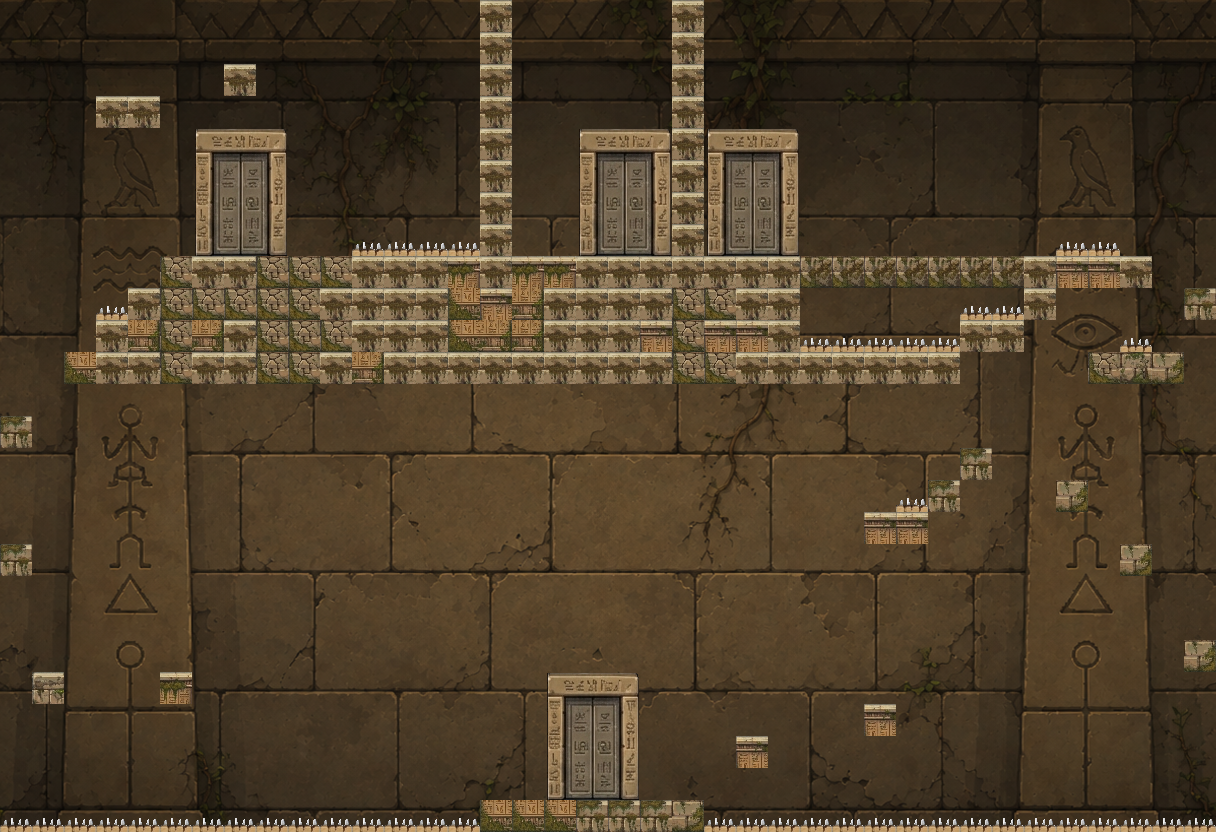

This is a level from a 2D game, rendered from its Tiled map with the project's own tilesets. A one-line summary and the map file follow, with tile-layer data summarised:
An orthogonal 38x26 tile map with 32x32 px tiles, 2 tile layers (Livello tile 1, Livello tile 2), 3 tilesets and 48 objects (33x solid, 7x kill, 2x scarabeo, crollo, finish, ...).

<map version="1.10" tiledversion="1.12.1" orientation="orthogonal" renderorder="right-down" width="38" height="26" tilewidth="32" tileheight="32" infinite="0" nextlayerid="6" nextobjectid="901">
 <properties>
  <property name="dimensionePersonaggio" type="float" value="57.6" />
  <property name="uscita" value="tocco" />
  <property name="titolo" value="Le gallerie" />
  <property name="parallasse" type="float" value="0.75" />
 </properties>
 <tileset firstgid="1" source="Sfondo2.tsx" />
 <tileset firstgid="1537" source="GrigliaPresente.tsx" />
 <tileset firstgid="1693" source="Griglia.tsx" />
 <layer id="1" name="Livello tile 1" width="38" height="26">
  <data>[988 cells, 988 non-empty, 988 distinct tile ids]</data>
 </layer>
 <layer id="2" name="Livello tile 2" width="38" height="26">
  <data>[988 cells, 243 non-empty, 24 distinct tile ids]</data>
 </layer>
 <objectgroup id="3" name="Livello di oggetti 1">
  <object id="1" name="solid" x="160" y="256" width="288" height="128" />
  <object id="2" name="solid" x="128" y="288" width="32" height="96" />
  <object id="3" name="solid" x="96" y="320" width="32" height="64" />
  <object id="4" name="solid" x="64" y="352" width="32" height="32" />
  <object id="5" name="solid" x="96" y="96" width="64" height="32" />
  <object id="6" name="solid" x="224" y="64" width="32" height="32" />
  <object id="7" name="solid" x="0" y="416" width="32" height="32" />
  <object id="8" name="solid" x="0" y="544" width="32" height="32" />
  <object id="9" name="solid" x="32" y="672" width="32" height="32" />
  <object id="10" name="solid" x="160" y="672" width="32" height="32" />
  <object id="11" name="solid" x="544" y="288" width="256" height="96" />
  <object id="12" name="solid" x="448" y="352" width="96" height="32" />
  <object id="13" name="solid" x="800" y="352" width="160" height="32" />
  <object id="14" name="crollo" x="960" y="320" width="64" height="32" />
  <object id="15" name="solid" x="1024" y="256" width="32" height="64" />
  <object id="16" name="solid" x="1056" y="256" width="96" height="32" />
  <object id="17" name="solid" x="1184" y="288" width="32" height="32" />
  <object id="18" name="solid" x="1088" y="352" width="96" height="32" />
  <object id="19" name="solid" x="1056" y="480" width="32" height="32" />
  <object id="20" name="solid" x="1120" y="544" width="32" height="32" />
  <object id="21" name="solid" x="1184" y="640" width="32" height="32" />
  <object id="22" name="solid" x="864" y="512" width="64" height="32" />
  <object id="23" name="solid" x="928" y="480" width="32" height="32" />
  <object id="24" name="solid" x="960" y="448" width="32" height="32" />
  <object id="25" name="solid" x="864" y="704" width="32" height="32" />
  <object id="26" name="solid" x="736" y="736" width="32" height="32" />
  <object id="27" name="solid" x="480" y="800" width="224" height="32" />
  <object id="28" name="solid" x="0" y="832" width="1216" height="32" />
  <object id="29" name="solid" x="480" y="0" width="32" height="288" />
  <object id="30" name="solid" x="672" y="0" width="32" height="256" />
  <object id="31" name="solid" x="576" y="256" width="224" height="32" />
  <object id="32" name="solid" x="352" y="256" width="96" height="128" />
  <object id="33" name="solid" x="800" y="96" width="32" height="128" />
  <object id="34" name="solid" x="704" y="96" width="128" height="32" />
  <object id="36" name="finish" x="576" y="128" width="96" height="128" />
  <object id="37" name="kill" x="192" y="128" width="96" height="128" />
  <object id="38" name="kill" x="704" y="128" width="96" height="128" />
  <object id="39" name="start" x="544" y="672" width="96" height="128" />
  <object id="40" name="kill" x="0" y="816.631" width="1223.8" height="15.3692" />
  <object id="41" name="kill" x="800.573" y="334.91" width="159.427" height="17.0896" />
  <object id="42" name="kill" x="958.853" y="305.09" width="65.147" height="14.9104" />
  <object id="43" name="kill" x="1054.05" y="238.566" width="65.9498" height="17.4337" />
  <object id="44" name="kill" x="352" y="239.713" width="91.871" height="16.2867" />
 </objectgroup>
 <objectgroup id="4" name="decorazioni">
  <object id="45" name="scarabeo" x="100" y="62" width="24" height="24" />
  <object id="46" name="scarabeo" x="1124" y="222" width="24" height="24" />
  <object id="47" name="geroglifico" x="1120" y="504" width="32" height="40">
   <properties>
    <property name="testo" value="Solo chi ha domato il tempo vedra' la mia stanza. Ma la strada non e' finita." />
   </properties>
  </object>
 </objectgroup>
 <objectgroup id="5" name="meccaniche">
  <object id="48" name="gabbia" x="86" y="44" width="52" height="52" />
  <object id="900" name="leva" x="224" y="32" width="32" height="32" />
 </objectgroup>
</map>
